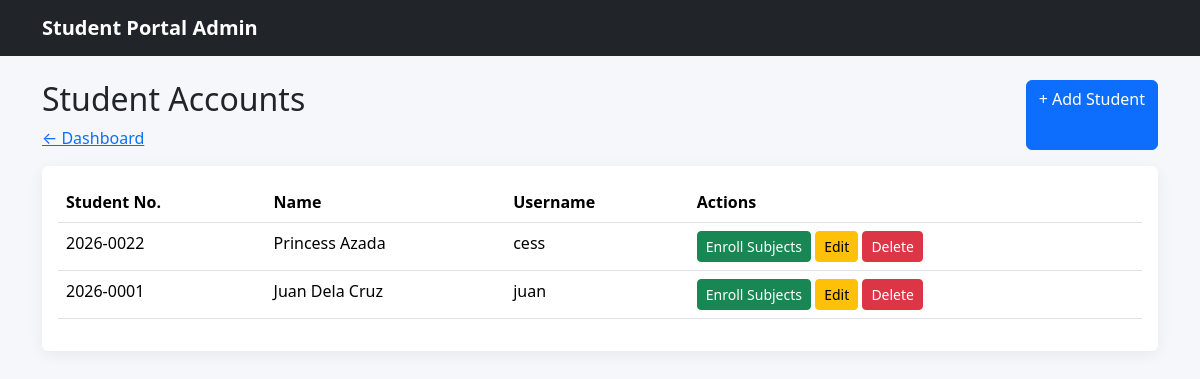
Page /BEY_2A/admin/students/index.php (signed in) on the committed database.
### tables this page shows
CREATE TABLE `users` (
  `id` int(11) NOT NULL,
  `student_no` varchar(30) DEFAULT NULL,
  `full_name` varchar(100) NOT NULL,
  `username` varchar(50) NOT NULL,
  `password` varchar(255) NOT NULL,
  `role` enum('admin','student') NOT NULL DEFAULT 'student'
);

### BEY_2A/admin/students/index.php (the view, shortened to what this page needs)
<?php
include "../../config/database.php";
$sql = "SELECT * FROM users WHERE role = 'student' ORDER BY id DESC";
$result = mysqli_query ($conn, $sql);
?>
<!doctype html>
<html lang="en">
<head>
    <link
        href="../../assets/vendor/bootstrap/css/bootstrap.min.css"
        rel="stylesheet"
    >
    <link
        href="../../assets/css/style.css"
        rel="stylesheet"
    >
</head>
<body>
    <nav class="navbar navbar-dark bg-dark">
        <div class="container">
            <a
                class="navbar-brand"
                href="dashboard.html"
            >
                Student Portal Admin
            </a>
        </div>
    </nav>
    <div class="container py-4">
        <div class="d-flex justify-content-between mb-3">
            <div>
                <h2>Student Accounts</h2>
                <a href="../dashboard.php">
                    ← Dashboard
                </a>
            </div>
            <a
                class="btn btn-primary"
                href="create.php"
            >
                + Add Student
            </a>
        </div>
        <div class="card">
            <div class="card-body">
                <table class="table table-hover">
                    <thead>
                        <tr>
                            <th>Student No.</th>
                            <th>Name</th>
                            <th>Username</th>
                            <th>Actions</th>
                        </tr>
                    </thead>
                    <tbody>
                        <?php while($row = mysqli_fetch_assoc($result)){?>
                        <tr>
                            <td><?php echo htmlspecialchars($row["student_no"]);?></td>
                            <td><?php echo htmlspecialchars($row["full_name"]);?></td>
                            <td><?php echo htmlspecialchars($row["username"]);?></td>
                            <td>
                                <a
                                    class="btn btn-success btn-sm"
                                    href="enroll.html"
                                >
                                    Enroll Subjects
                                </a>
                                <a
                                    class="btn btn-warning btn-sm"
                                    href="student_form.html"
                                >
                                    Edit
                                </a>
                                <a
                                    class="btn btn-danger btn-sm"
                                    href="delete.php?id=<?php echo $row['id'];?>"
                                    onclick = "return confirm('Are You Sure Delete This Record?')"
                                >
                                    Delete
                                </a>
                            </td>
                        </tr>
                        <?php }?>
                    </tbody>
                </table>
            </div>
        </div>
    </div>
</body>
</html>

### BEY_2A/assets/css/style.css (style rules this page uses)
body { background: #f5f7fb; }
.navbar-brand { font-weight: 700; }
.card { border: 0; box-shadow: 0 0.25rem 1rem rgba(0,0,0,.06); }

### rows in the picture
users: student_no "2026-0022", full_name "Princess Azada", username "cess"
users: student_no "2026-0001", full_name "Juan Dela Cruz", username "juan"
